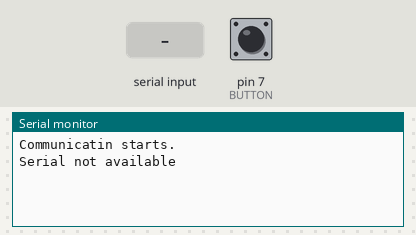
This sketch was run on a simulated Arduino Uno, built with avr-gcc and run on an emulated ATmega328P. On the bench: the last lines printed to the serial monitor. The inputs (shaded band) are chosen by the test bench; at power-on: pin 7 (BUTTON) LOW.

Above: at 1.2 s.
1.3 s: pin 7 (BUTTON) pulled HIGH for 0.15 s
At 1.9 s:
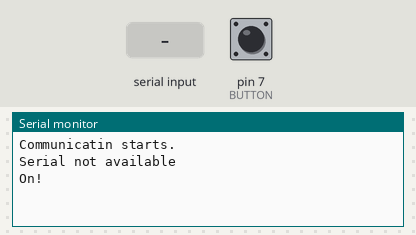
2.9 s: "1" received over Serial
At 3.7 s:
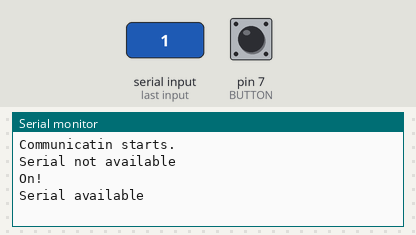
5.4 s: pin 7 (BUTTON) pulled HIGH for 1 s
At 6.2 s:
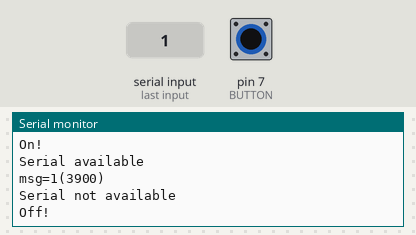
7.9 s: "0" received over Serial
At 10.1 s:
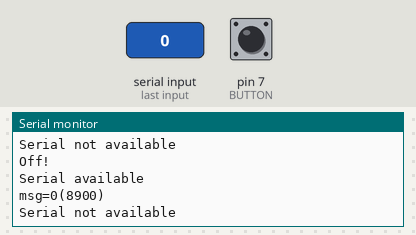

The sketch:

D_5_ARD_e_05_get_data_from_arduino_v_3_0.ino
```cpp
/*
  File: D_5_ARD_e_05_get_data_from_arduino_v-3_0
  Behavior:
  Ports used:
        13  => Output
  Date: 2013/04/12 11:35:31
  Memo:

*/

/**********************************************
    Variables
***********************************************/
//int serialState = 0;
int avail = 0;
int nonavail = 0;
const int LED     = 13;    // Port 13 => Output (Connect the anode of the LED to this port)
const int BUTTON  = 7;    // Port 7 => Pin for the push button

int val            = 0;    // Keeps the state of the input pin, i.e. the pin 7
int old_val        = 0;    // Keeps the previous value of "val", i.e. the pin 7
int state          = 0;    // Keeps the state of the LED (0 => Off, 1 => On)

int message_state  = 0;

/**********************************************
    Badic methods
***********************************************/
void setup()                    // run once, when the sketch starts
{
  Serial.begin(9600);           // set up Serial library at 9600 bps

//  Serial.println("Hello world!");  // prints hello with ending line break
  Serial.println("Communicatin starts.");  // prints hello with ending line break

  Serial.flush();

}//void setup()

void loop()                       // run over and over again
{
    buttonListeners();

  if (Serial.available() > 0) {
      if (avail == 0) {

          Serial.flush();

          Serial.println("Serial available");

          String msg = Serial.readString();

//          Serial.println("msg=" + msg);
//          Serial.println("msg=" + msg + "(" + String.valueOf(millis()) + ")");
          Serial.println("msg=" + msg + "(" + millis() + ")");

          avail = 1;
          nonavail = 0;
//          serialState = 1;

      }
//      Serial.flush();
//
//      Serial.println("Serial available");
//
//      String msg = Serial.readString();
//
//      Serial.println("msg=" + msg);


  } else {
        if (nonavail == 0) {

          Serial.println("Serial not available");

          nonavail = 1;
          avail = 0;

        }
//      Serial.println("Serial not available");

//    serialState = 0;

  }

}//void loop()

/**********************************************
    Methods
***********************************************/
void buttonListeners() {

    val = digitalRead(BUTTON);

    // Set the state
    if ((val == HIGH) && (old_val == LOW)) {

      state = 1 - state;

      delay(10);

    }

    // Store the value of "val"
    old_val = val;

    // Controll the LED
    if (state == 1) {

      digitalWrite(LED, HIGH);

      if (message_state == 0) {

          Serial.println("On!");  // prints hello with ending line break

          message_state = 1;

      }

    } else {

      digitalWrite(LED, LOW);

      if (message_state == 1) {

          Serial.println("Off!");  // prints hello with ending line break

          message_state = 0;

      }

    }//if (state == 1) {


}//void buttonListeners() {
```

Measured:
- after the input at 1.3 s, the serial monitor: prints a new line at once (image 1)
- after the input at 2.9 s, the serial monitor: prints a new line at once (image 2)
- after the input at 5.4 s, the serial monitor: prints a new line at once (image 3)
- after the input at 7.9 s, the serial monitor: prints a new line at once (image 4)
